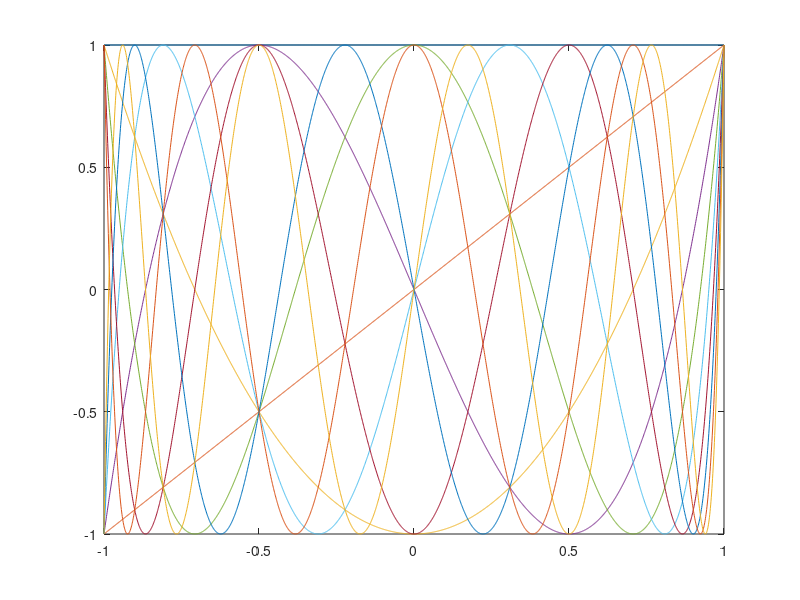

MATLAB code to generate this figure:
x = [-1:0.001:1];

n = 10;

T = zeros(n, length(x));

T(1, :) = 1;

T(2, :) = x;

for k = 3 : n
T(k, :) = 2 * x.*T(k-1, :) - T(k-2, :);
endfor

plot(x, T)
